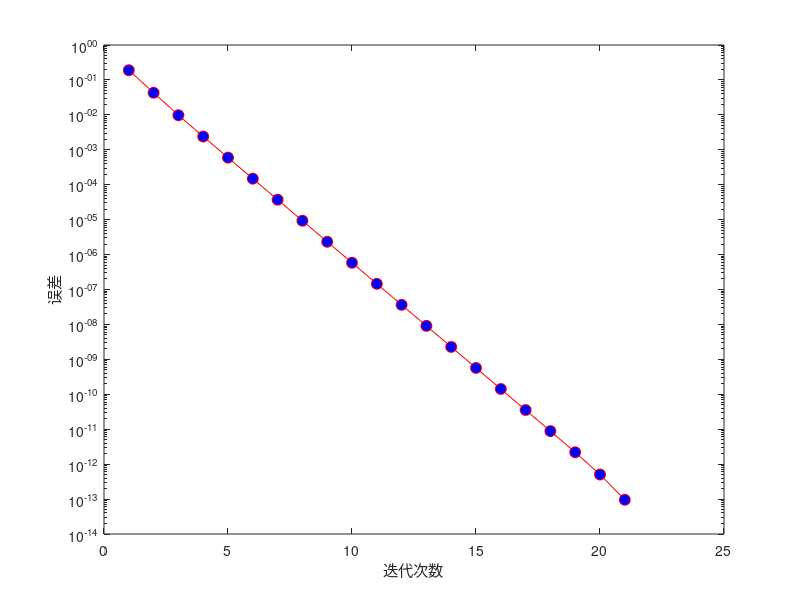

Here is the MATLAB script that generated this plot:
clear, clc, clf
MS = 'MarkerSize'; ms = 8;
MC = 'MarkerFaceColor';

F = @(x) sin(cos(sin(cos(x)))); % 积分函数
a = -1; b = 1; % 积分区间[a,b]
tol = 1e-15; % 误差控制精度
n = 1; % 初始分点数

h = (b - a) / n; % 小区间长度
x = linspace(a, b, n + 1); % 取值点
% 新的复化梯形积分数值
Tnew = h * (F(a) / 2 + sum(F(x(2:end - 1))) + F(b) / 2);
T = zeros(100, 1); % 存储每个次迭代的复化梯形积分数值
Told = Tnew + 1; % 该Told无意义，用于进入下面的while循环
j = 1; % 迭代轮次
T(j) = Tnew; % 保存第1个轮的复化梯形积分数值

while abs(Told - Tnew) > tol
    Told = Tnew; % 保存上一轮迭代的复化梯形积分数值
    H = h * sum(F(a + (2 * (1:n) - 1) * h / 2));
    Tnew = (Told + H) / 2; % 计算当前轮的复化梯形积分数值
    T(j + 1) = Tnew;
    h = h / 2; % 小区间长度减半
    n = 2 * n; % 分点加密一倍
    j = j + 1; % 下一轮迭代
end

%% 输出计算结果
format long
I = Tnew% 使用自动控制误差的复化梯形公式计算的积分值
n% 输出最终分点数
semilogy((1:j), abs(T(1:j) - I), 'ro-', MC, 'b', MS, ms);
xlabel('迭代次数');
ylabel('误差');
